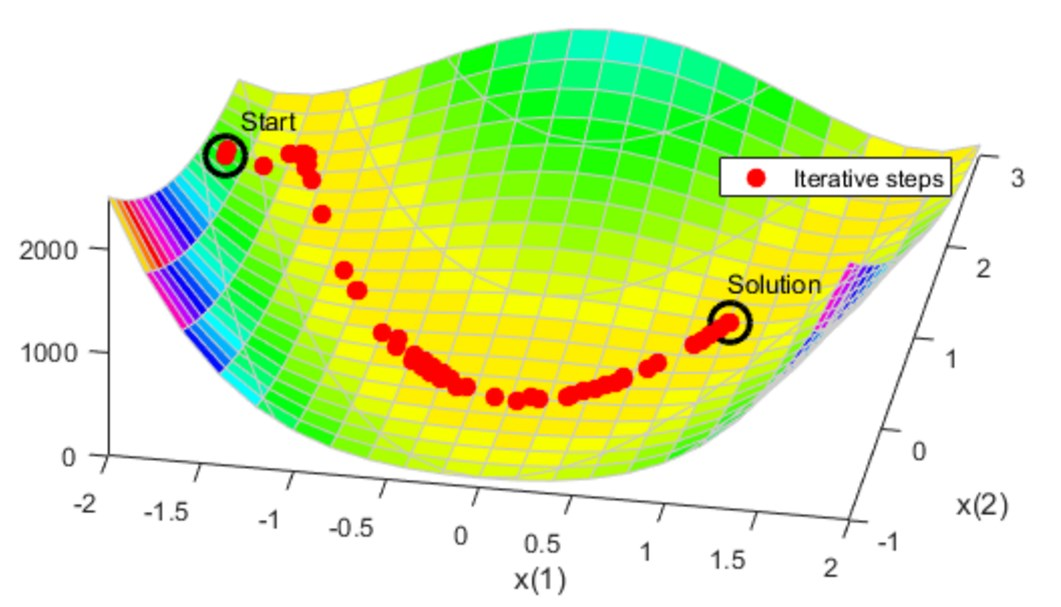
#> input picture test.jpeg, 1061 x 607 px
$ python svd.py
#> lines starting #> are read from the running program, lines starting #| are printed output that depends on the picture; long printed decimals are rounded
#%%
# Singular-value decomposition
from numpy import array
from scipy.linalg import svd
from math import sqrt
import numpy as np
import os

# define a matrix
A = array([[1, 2], [3, 4], [5, 6]])
print(A)
#

UU = array([[1/sqrt(2), 1/sqrt(2)], [-1/sqrt(2), 1/sqrt(2)]])
print(UU)

SS = array([[2*sqrt(5), 0], [0, 4*sqrt(5)]])
print(SS)

VVT = array([[-3/sqrt(10), 1/sqrt(10)], [1/sqrt(10), 3/sqrt(10)]])
print(VVT)

AA=np.matmul(np.matmul(UU,SS),VVT)
print(AA)

# SVD
U, s, VT = svd(AA)
print(U-UU)
print(s[1]-SS[0,0])
print(s[0]-SS[1,1])
print(VT-VVT)


#%%
import matplotlib.pyplot as plt
import numpy as np
import time
from PIL import Image

img = Image.open('test.jpeg')
#> img is the input picture: PIL image 1061x607 RGB; mean R, G, B 219.4, 239.8, 173.5
imggray = img.convert('LA')
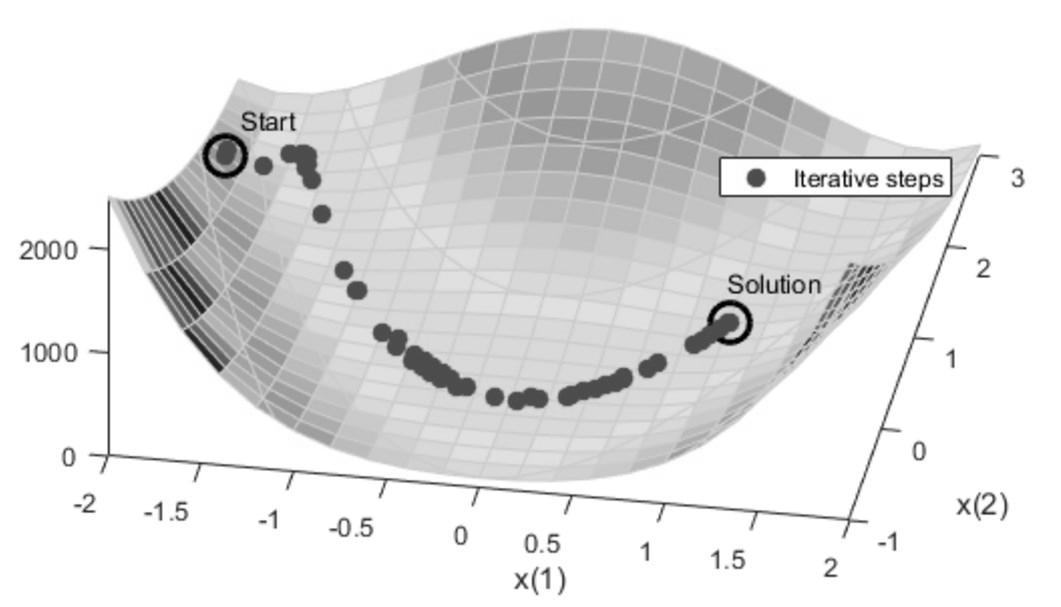
#> imggray: PIL image 1061x607 LA; mean R, G, B, A 226.1, 226.1, 226.1, 255
plt.figure(figsize=(9, 6))
plt.imshow(imggray);

imgmat = np.array(list(imggray.getdata(band=0)), float)
imgmat.shape = (imggray.size[1], imggray.size[0])
imgmat = np.matrix(imgmat)
plt.figure(figsize=(9,6))
plt.imshow(imgmat, cmap='gray');

U, sigma, V = np.linalg.svd(imgmat)
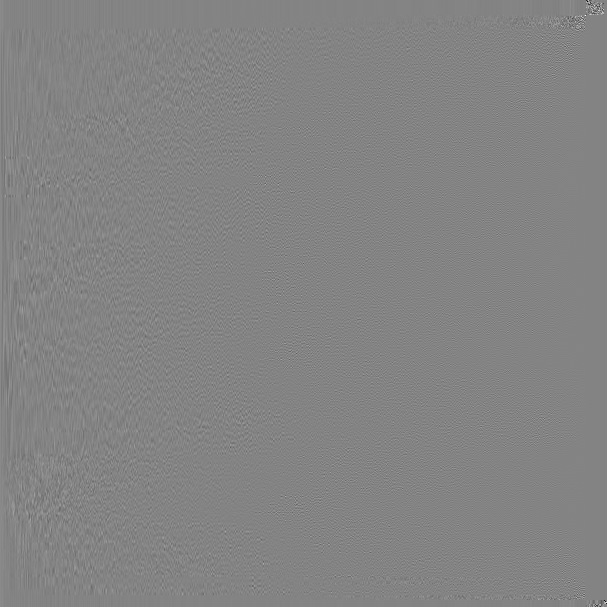
#> U: shape (607, 607) float64; min -0.948, max 0.885, mean 5.91e-05; drawn with min black and max white
#> sigma = 607 values, max 182562.5 at index 0, min 1.82e-11 at index 588, mean 677.3

reconstimg = np.matrix(U[:, :1]) * np.diag(sigma[:1]) * np.matrix(V[:1, :])
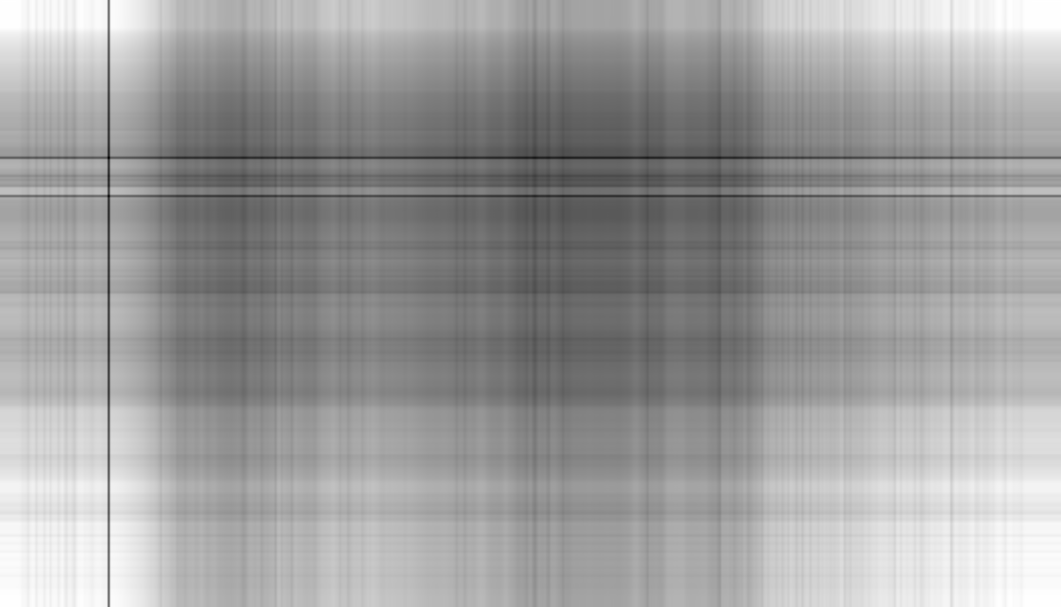
#> reconstimg: shape (607, 1061) float64; min 132.6, max 284.2, mean 226.2; drawn with min black and max white
plt.imshow(reconstimg, cmap='gray');

for i in range(10,100,20):
    reconstimg = np.matrix(U[:, :i]) * np.diag(sigma[:i]) * np.matrix(V[:i, :])
    plt.imshow(reconstimg, cmap='gray')
    title = "n = %s" % i
    plt.title(title)
    plt.show()

#%%
i1=20
i2=40
sampl = np.random.uniform(low=-10000, high=10000, size=(i1,))
print(sampl)
reconstimg1 = np.matrix(U[:, :i1]) * np.diag(sigma[:i1]+sampl) * np.matrix(V[:i1, :])
title = "n = %s" % i1
plt.imshow(reconstimg1, cmap='gray')
plt.title(title)
plt.show()
U1, sigma1, V1 = np.linalg.svd(reconstimg1)
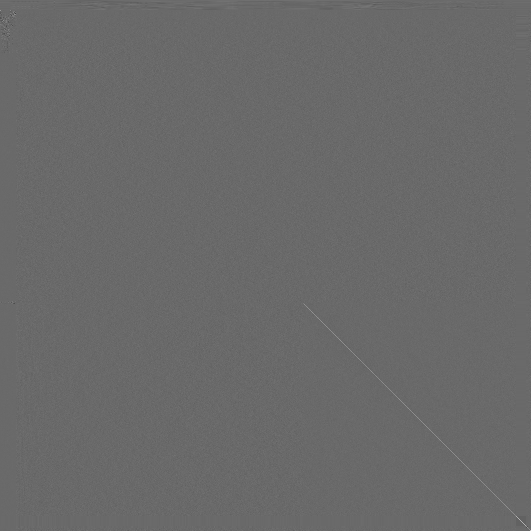
#> V1: shape (1061, 1061) float64 (shown at 1/2 size); min -0.676, max 0.952, mean 2.77e-05; drawn with min black and max white
#> sigma1 = 607 values, max 183538.8 at index 0, min 4.34e-12 at index 606, mean 568.2

reconstimg2 = np.matrix(U[:, :i2]) * np.diag(sigma[:i2]) * np.matrix(V[:i2, :])
title = "n = %s" % i2
plt.imshow(reconstimg2, cmap='gray')
plt.title(title)
plt.show()
U2, sigma2, V2 = np.linalg.svd(reconstimg2)
#> sigma2 = 607 values, max 182562.5 at index 0, min 9.87e-12 at index 606, mean 520.3

distcos=1-np.dot(sigma1[:i1],sigma2[:i1])/sqrt(np.dot(sigma1[:i1],sigma1[:i1])*np.dot(sigma2[:i1],sigma2[:i1]))
#> distcos = 0.00398
print(distcos)
#| 0.003982

#%%

import matplotlib.pyplot as plt
import numpy as np
from PIL import Image
#
img1 = Image.open('test.jpeg')
img2 = Image.open('test.jpeg')

imggray1 = img1.convert('LA')
imggray2 = img2.convert('LA')
plt.figure(figsize=(9, 6))
plt.imshow(imggray1);
plt.figure(figsize=(9, 6))
plt.imshow(imggray2);
plt.show()

imgmat1 = np.array(list(imggray1.getdata(band=0)), float)
imgmat1.shape = (imggray1.size[1], imggray1.size[0])
imgmat1 = np.matrix(imgmat1)
plt.figure(figsize=(9,6))
plt.imshow(imgmat1, cmap='gray');
U1, sigma1, V1 = np.linalg.svd(imgmat1)
#> sigma1 has the same summary as sigma

imgmat2 = np.array(list(imggray2.getdata(band=0)), float)
imgmat2.shape = (imggray2.size[1], imggray2.size[0])
imgmat2 = np.matrix(imgmat2)

imgmat2 += np.random.randn(np.shape(imgmat2)[0],np.shape(imgmat2)[1])*100

plt.imshow(imgmat2, cmap='gray')

plt.figure(figsize=(9,6))
plt.imshow(imgmat2, cmap='gray');
U2, sigma2, V2 = np.linalg.svd(imgmat2)
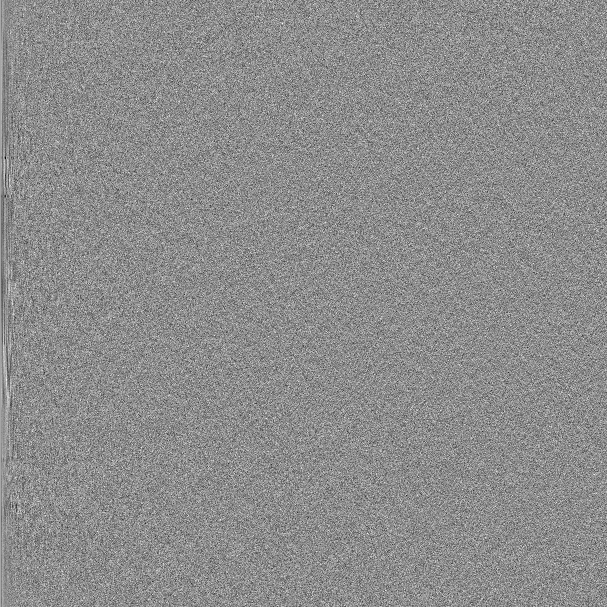
#> U2: shape (607, 607) float64; min -0.236, max 0.191, mean 6.38e-05; drawn with min black and max white
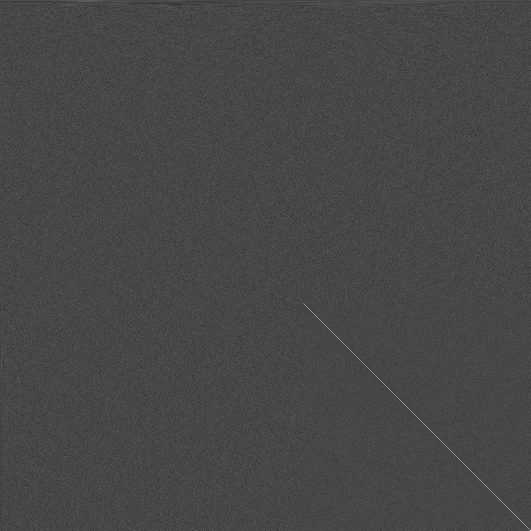
#> V2: shape (1061, 1061) float64 (shown at 1/2 size); min -0.201, max 0.518, mean 2.84e-05; drawn with min black and max white
#> sigma2 = 607 values, max 182813.6 at index 0, min 812 at index 606, mean 3414

isvd=50

reconstimg2 = np.matrix(U2[:, :isvd]) * np.diag(sigma2[:isvd]) * np.matrix(V2[:isvd, :])
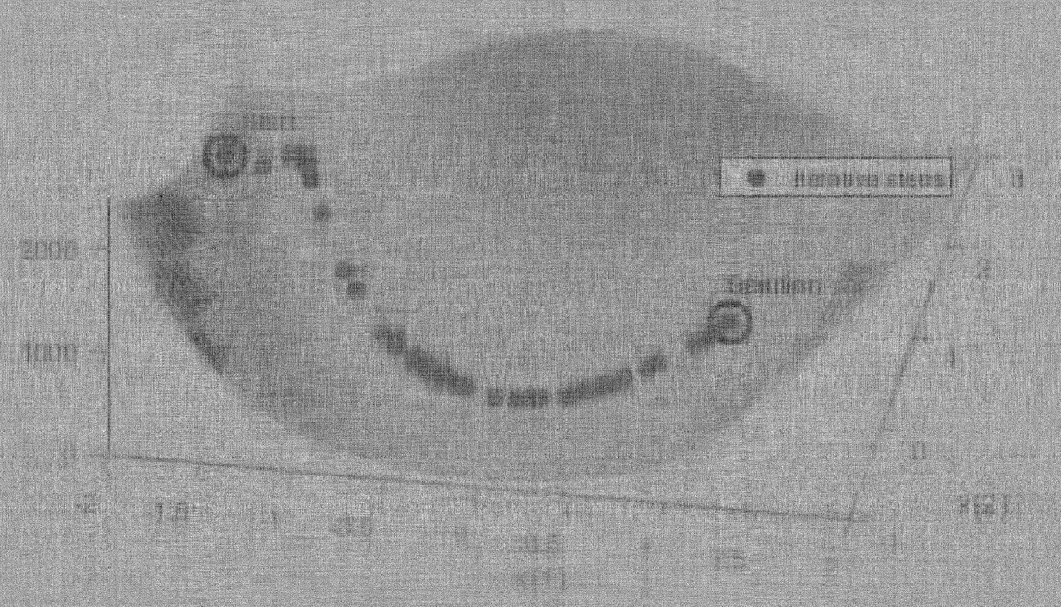
#> reconstimg2: shape (607, 1061) float64; min -186.3, max 499.2, mean 226.4; drawn with min black and max white
title = "n = %s" % i2
plt.imshow(reconstimg2, cmap='gray')


distcos=1-np.dot(sigma1[:isvd],sigma2[:isvd])/sqrt(np.dot(sigma1[:isvd],sigma1[:isvd])*np.dot(sigma2[:isvd],sigma2[:isvd]))
#> distcos = 0.00666
print(distcos)
#| 0.006663


# %%
